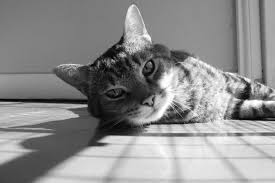
#> input picture Modue3/module3_images/image2.jpeg, 275 x 183 px
$ jupyter execute module3.ipynb
#> lines starting #> are read from the running program, lines starting #| are printed output that depends on the picture; long printed decimals are rounded
#> in demonstrate_convolution_theorem, test_image is the input picture: shape (183, 275); min 0, max 255, mean 141.4
[cell 1]
import numpy as np
import matplotlib.pyplot as plt
from scipy import signal, ndimage
import cv2

class BlurringComparison:

    def __init__(self, image):
        """
        Args:
            image: 2D grayscale image (H, W)
        """
        if len(image.shape) == 3:
            image = cv2.cvtColor(image, cv2.COLOR_BGR2GRAY)

        self.image = image.astype(np.float64)
        self.H, self.W = image.shape
#> self.H = 183; self.W = 275

    def create_gaussian_kernel(self, kernel_size=15, sigma=3.0):
        """Create Gaussian blur kernel"""
        ax = np.arange(-kernel_size // 2 + 1., kernel_size // 2 + 1.)
        xx, yy = np.meshgrid(ax, ax)

        kernel = np.exp(-(xx**2 + yy**2) / (2. * sigma**2))
        kernel = kernel / np.sum(kernel)  # Normalize

        return kernel

    def create_box_kernel(self, kernel_size=15):
        """Create box/average blur kernel"""
        kernel = np.ones((kernel_size, kernel_size))
        kernel = kernel / np.sum(kernel)  # Normalize
        return kernel

    def spatial_filtering(self, kernel):
        """
        METHOD 1: Spatial Domain Filtering (Convolution)

        Formula: g(x,y) = f(x,y) ⊗ h(x,y)
        where ⊗ denotes convolution
        """
        print("METHOD 1: SPATIAL DOMAIN FILTERING (CONVOLUTION)")

        # Perform convolution
        blurred = signal.convolve2d(self.image, kernel, mode='same', boundary='wrap')
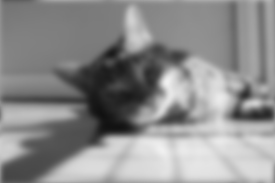
#> blurred: shape (183, 275) float64; min 17.67, max 240.7, mean 141.4

        return blurred

    def frequency_filtering(self, kernel):
        """
        METHOD 2: Frequency Domain Filtering (Multiplication)

        Steps:
        1. FFT of image: F(u,v) = FFT{f(x,y)}
        2. FFT of kernel: H(u,v) = FFT{h(x,y)}
        3. Multiply: G(u,v) = F(u,v) × H(u,v)
        4. Inverse FFT: g(x,y) = IFFT{G(u,v)}

        This proves: Convolution Theorem
        f(x,y) ⊗ h(x,y) ⟷ F(u,v) × H(u,v)
        """
        print("METHOD 2: FREQUENCY DOMAIN FILTERING (MULTIPLICATION)")

        # FIXED: Properly center the kernel first
        kh, kw = kernel.shape

        # Create a centered kernel in spatial domain
        padded_kernel = np.zeros_like(self.image)

        # Place kernel at center
        cy, cx = self.H // 2, self.W // 2
#> cy = 91; cx = 137
        ky, kx = kh // 2, kw // 2

        # Calculate placement coordinates
        y_start = cy - ky
#> y_start = 84
        y_end = y_start + kh
#> y_end = 99
        x_start = cx - kx
#> x_start = 130
        x_end = x_start + kw
#> x_end = 145

        padded_kernel[y_start:y_end, x_start:x_end] = kernel

        # Shift kernel so that center is at (0,0) for FFT
        padded_kernel = np.fft.ifftshift(padded_kernel)

        # Step 2: FFT of image
        F = np.fft.fft2(self.image)

        # Step 3: FFT of kernel
        H = np.fft.fft2(padded_kernel)

        # Step 4: Multiply in frequency domain
        G = F * H

        # Step 5: Inverse FFT
        blurred = np.fft.ifft2(G).real

        return blurred, F, H, G

    def compare_methods(self, kernel_type='gaussian', kernel_size=15, sigma=3.0):
        """
        Compare spatial and frequency domain filtering
        """
        # Create kernel
        if kernel_type == 'gaussian':
            kernel = self.create_gaussian_kernel(kernel_size, sigma)
            print(f"Kernel Type: Gaussian, Size: {kernel_size}x{kernel_size}, Sigma: {sigma}")
        else:
            kernel = self.create_box_kernel(kernel_size)
            print(f"Kernel Type: Box, Size: {kernel_size}x{kernel_size}")

        # Method 1: Spatial domain (convolution)
        spatial_result = self.spatial_filtering(kernel)

        # Method 2: Frequency domain (multiplication)
        freq_result, F, H, G = self.frequency_filtering(kernel)

        # Calculate difference
        difference = np.abs(spatial_result - freq_result)
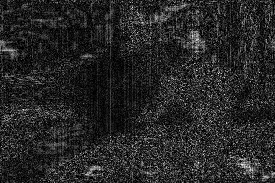
#> difference: shape (183, 275) float64; min 0, max 3.98e-13, mean 6.1e-14; drawn with min black and max white
        max_diff = np.max(difference)
#> max_diff = 3.98e-13
        mean_diff = np.mean(difference)
#> mean_diff = 6.1e-14

        print("\n" + "="*70)
        print("COMPARISON RESULTS")
        print("="*70)
        print(f"Maximum difference: {max_diff:.10f}")
#| Maximum difference: 0
        print(f"Mean difference: {mean_diff:.10f}")
#| Mean difference: 0
        print(f"Relative error: {max_diff / (np.max(self.image) + 1e-10):.10f}")
#| Relative error: 0

        if max_diff < 1e-3:
            print("PROOF VERIFIED: Convolution in space = Multiplication in frequency!")
        else:
            print("Small numerical differences due to floating point precision")

        print("="*70 + "\n")

        return spatial_result, freq_result, difference, kernel, F, H, G

    def visualize_complete(self, kernel_type='gaussian', kernel_size=15, sigma=3.0):
        """
        Create comprehensive visualization showing all steps
        """
        spatial_result, freq_result, difference, kernel, F, H, G = \
            self.compare_methods(kernel_type, kernel_size, sigma)

        # Create figure
        fig = plt.figure(figsize=(20, 12))

        # Row 1: Spatial Domain
        # Original Image
        ax1 = plt.subplot(3, 5, 1)
        plt.imshow(self.image, cmap='gray')
        plt.title('Original Image\nf(x,y)', fontsize=12, fontweight='bold')
        plt.axis('off')

        # Spatial Kernel
        ax2 = plt.subplot(3, 5, 2)
        plt.imshow(kernel, cmap='hot')
        plt.title(f'Spatial Kernel\nh(x,y)\n{kernel_type} {kernel_size}×{kernel_size}',
                 fontsize=12, fontweight='bold')
        plt.colorbar(shrink=0.8)
        plt.axis('off')

        # Convolution symbol
        ax3 = plt.subplot(3, 5, 3)
        ax3.text(0.5, 0.5, '⊗\n(Convolution)',
                ha='center', va='center', fontsize=30, fontweight='bold')
        ax3.set_xlim(0, 1)
        ax3.set_ylim(0, 1)
        ax3.axis('off')

        # Spatial Result
        ax4 = plt.subplot(3, 5, 4)
        plt.imshow(spatial_result, cmap='gray')
        plt.title('Spatial Domain Result\ng(x,y) = f(x,y) ⊗ h(x,y)',
                 fontsize=12, fontweight='bold', color='blue')
        plt.axis('off')

        # Row 2: Frequency Domain
        # Image FFT (magnitude)
        ax5 = plt.subplot(3, 5, 6)
        magnitude_F = np.log(1 + np.abs(np.fft.fftshift(F)))
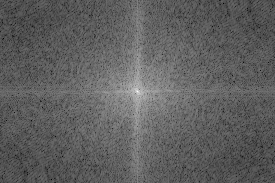
#> magnitude_F: shape (183, 275) float64; min 2.2, max 15.78, mean 7.3; drawn with min black and max white
        plt.imshow(magnitude_F, cmap='viridis')
        plt.title('Image FFT (log magnitude)\nF(u,v) = FFT{f(x,y)}',
                 fontsize=12, fontweight='bold')
        plt.colorbar(shrink=0.8)
        plt.axis('off')

        # Kernel FFT (magnitude)
        ax6 = plt.subplot(3, 5, 7)
        magnitude_H = np.log(1 + np.abs(np.fft.fftshift(H)))
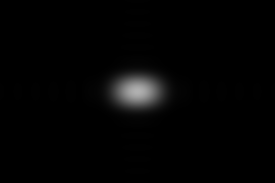
#> magnitude_H: shape (183, 275) float64; min 1.11e-09, max 0.693, mean 0.0155
        plt.imshow(magnitude_H, cmap='hot')
        plt.title('Kernel FFT (log magnitude)\nH(u,v) = FFT{h(x,y)}',
                 fontsize=12, fontweight='bold')
        plt.colorbar(shrink=0.8)
        plt.axis('off')

        # Multiplication symbol
        ax7 = plt.subplot(3, 5, 8)
        ax7.text(0.5, 0.5, '×\n(Multiplication)',
                ha='center', va='center', fontsize=30, fontweight='bold')
        ax7.set_xlim(0, 1)
        ax7.set_ylim(0, 1)
        ax7.axis('off')

        # Result FFT (magnitude)
        ax8 = plt.subplot(3, 5, 9)
        magnitude_G = np.log(1 + np.abs(np.fft.fftshift(G)))
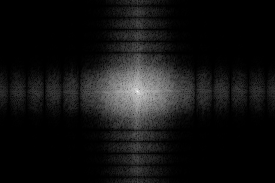
#> magnitude_G: shape (183, 275) float64; min 2.09e-07, max 15.78, mean 1.19; drawn with min black and max white
        plt.imshow(magnitude_G, cmap='viridis')
        plt.title('Result FFT (log magnitude)\nG(u,v) = F(u,v) × H(u,v)',
                 fontsize=12, fontweight='bold')
        plt.colorbar(shrink=0.8)
        plt.axis('off')

        # IFFT arrow
        ax9 = plt.subplot(3, 5, 10)
        ax9.annotate('', xy=(0.5, 0.2), xytext=(0.5, 0.8),
                    arrowprops=dict(arrowstyle='->', lw=3, color='green'))
        ax9.text(0.5, 0.5, 'IFFT', ha='center', va='center',
                fontsize=16, fontweight='bold', color='green')
        ax9.set_xlim(0, 1)
        ax9.set_ylim(0, 1)
        ax9.axis('off')

        # Row 3: Comparison
        # Frequency Result
        ax10 = plt.subplot(3, 5, 11)
        plt.imshow(freq_result, cmap='gray')
        plt.title('Frequency Domain Result\ng(x,y) = IFFT{F(u,v) × H(u,v)}',
                 fontsize=12, fontweight='bold', color='green')
        plt.axis('off')

        # Difference
        ax11 = plt.subplot(3, 5, 12)
        diff_display = difference.copy()
        # Scale difference for visibility
        if np.max(diff_display) > 0:
            diff_display = diff_display / np.max(diff_display) * 255
        plt.imshow(diff_display, cmap='hot')
        plt.title(f'Absolute Difference\nMax: {np.max(difference):.2e}',
                 fontsize=12, fontweight='bold')
        plt.colorbar(shrink=0.8)
        plt.axis('off')

        # Statistics
        ax12 = plt.subplot(3, 5, 13)
        methods_equal = np.allclose(spatial_result, freq_result, rtol=1e-3, atol=1e-3)
#> methods_equal = True
        status = "PROVEN!" if methods_equal else "Check"
#> status = 'PROVEN!'

        stats_text = f"""
VERIFICATION:

Max Difference: {np.max(difference):.2e}
Mean Difference: {np.mean(difference):.2e}

Methods Equal: {methods_equal}

CONVOLUTION THEOREM:
f(x,y) ⊗ h(x,y) ⟷ F(u,v) × H(u,v)

{status}
        """
        color = 'lightgreen' if methods_equal else 'lightyellow'
#> color = 'lightgreen'
        ax12.text(0.1, 0.5, stats_text, ha='left', va='center',
                 fontsize=11, family='monospace',
                 bbox=dict(boxstyle='round', facecolor=color, alpha=0.8))
        ax12.set_xlim(0, 1)
        ax12.set_ylim(0, 1)
        ax12.axis('off')

        # Kernel cross-section
        ax13 = plt.subplot(3, 5, 14)
        center_row = kernel[kernel.shape[0]//2, :]
#> center_row = [0.00119, 0.00245, 0.00452, 0.00745, 0.011, 0.0145, 0.0171, 0.0181, 0.0171, 0.0145, 0.011, 0.00745, 0.00452, 0.00245, 0.00119]
        plt.plot(center_row, 'b-', linewidth=2)
        plt.title('Kernel Cross-Section', fontsize=12, fontweight='bold')
        plt.xlabel('Position')
        plt.ylabel('Weight')
        plt.grid(True, alpha=0.3)

        # Frequency response
        ax14 = plt.subplot(3, 5, 15)
        H_centered = np.fft.fftshift(H)
        freq_response = np.abs(H_centered[H_centered.shape[0]//2, :])
#> freq_response = 275 values, max 1 at index 137, min 6.22e-06 at index 230, mean 0.137
        plt.plot(freq_response, 'r-', linewidth=2)
        plt.title('Frequency Response', fontsize=12, fontweight='bold')
        plt.xlabel('Frequency')
        plt.ylabel('Magnitude')
        plt.grid(True, alpha=0.3)

        plt.suptitle('PROOF: Convolution in Spatial Domain = Multiplication in Frequency Domain',
                    fontsize=16, fontweight='bold', y=0.98)

        plt.tight_layout()
        return fig


# ==================== DEMONSTRATION WITH DIFFERENT KERNELS ====================

def demonstrate_convolution_theorem():
    """Complete demonstration with multiple kernel types"""

    # Load image
    test_image = cv2.imread('module3_images/image2.jpeg', cv2.IMREAD_GRAYSCALE)

    # Test 1: Gaussian Blur
    print("\n" + "="*70)
    print("TEST 1: GAUSSIAN BLUR")
    print("="*70)
    comparator = BlurringComparison(test_image)
    fig1 = comparator.visualize_complete(kernel_type='gaussian', kernel_size=15, sigma=3.0)
    plt.show()
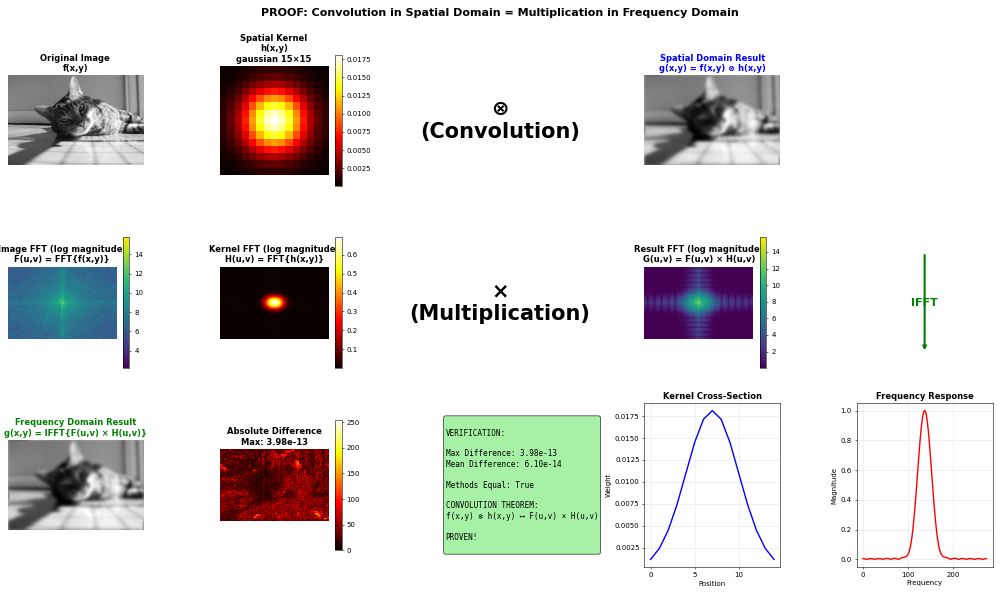
#> figure drawn by matplotlib, 15 panels; panel 14: curve peaks at x = 7, y = 0.0181; panel 15: curve peaks at x = 137, y = 1

    # Test 2: Box Blur
    print("\n" + "="*70)
    print("TEST 2: BOX BLUR")
    print("="*70)
    comparator2 = BlurringComparison(test_image)
    fig2 = comparator2.visualize_complete(kernel_type='box', kernel_size=11)
#> call 2 of visualize_complete, with kernel_type = 'box', kernel_size = 11, sigma = 3
#> call 2 of compare_methods, with kernel_type = 'box', kernel_size = 11, sigma = 3
#> in compare_methods (call 2), `difference = np.abs(spatial_result - freq_result)`:
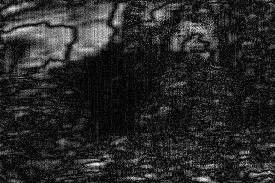
#> difference: shape (183, 275) float64; min 0, max 5.12e-13, mean 7.98e-14; drawn with min black and max white
#> in compare_methods (call 2), `max_diff = np.max(difference)`: max_diff = 5.12e-13
#> in compare_methods (call 2), `mean_diff = np.mean(difference)`: mean_diff = 7.98e-14
#| Maximum difference: 0
#| Mean difference: 0
#| Relative error: 0
#> in visualize_complete (call 2), `magnitude_H = np.log(1 + np.abs(np.fft.fftshift(H)))`:
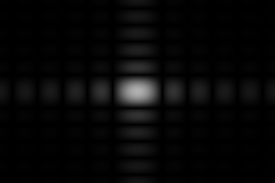
#> magnitude_H: shape (183, 275) float64; min 0, max 0.693, mean 0.0287
#> in visualize_complete (call 2), `magnitude_G = np.log(1 + np.abs(np.fft.fftshift(G)))`:
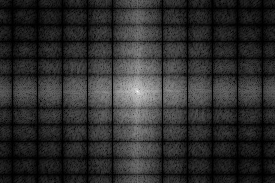
#> magnitude_G: shape (183, 275) float64; min 0, max 15.78, mean 2.8; drawn with min black and max white
#> in visualize_complete (call 2), `center_row = kernel[kernel.shape[0]//2, :]`: center_row = [0.00826, 0.00826, 0.00826, 0.00826, 0.00826, 0.00826, 0.00826, 0.00826, 0.00826, 0.00826, 0.00826]
#> in visualize_complete (call 2), `freq_response = np.abs(H_centered[H_centered.shape[0]//2, :])`: freq_response = 275 values, max 1 at index 137, min 0 at index 112, mean 0.178
    plt.show()
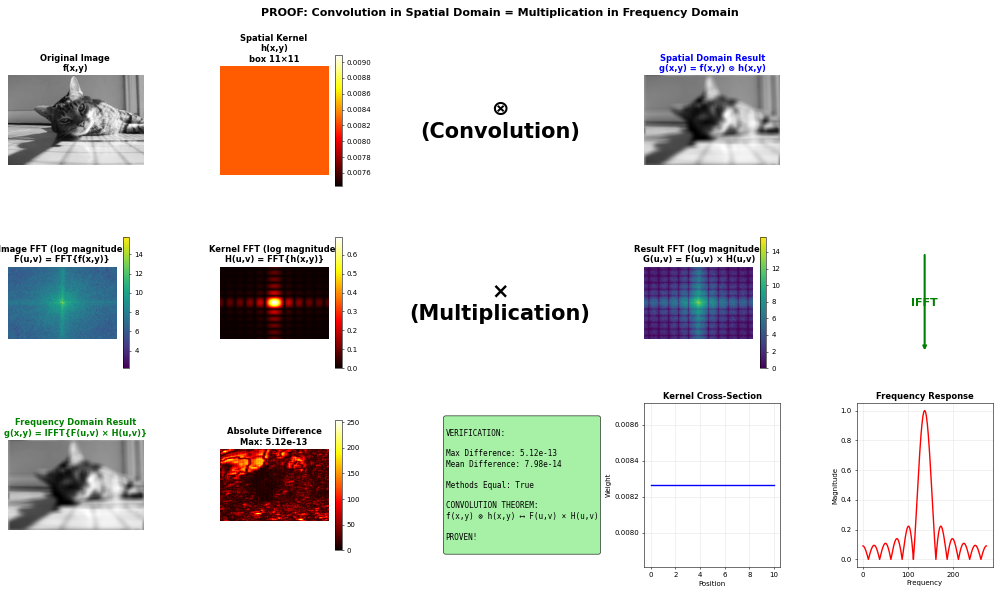
#> figure drawn by matplotlib, 15 panels; panel 15: curve peaks at x = 137, y = 1

# ==================== RUN COMPLETE DEMONSTRATION ====================

if __name__ == "__main__":
    # Run visual demonstrations
    demonstrate_convolution_theorem()

$ run again, with Modue3/module3_images/image1.jpeg copied over Modue3/module3_images/image2.jpeg
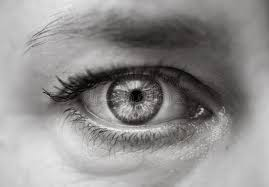
#> input picture Modue3/module3_images/image1.jpeg, 269 x 187 px
#> max_diff = 4.26e-13
#> mean_diff = 6.94e-14
#| Maximum difference: 0
#| Mean difference: 0
#| Relative error: 0
#> methods_equal = True
#> status = 'PROVEN!'
#> color = 'lightgreen'
#> center_row = [0.00119, 0.00245, 0.00452, 0.00745, 0.011, 0.0145, 0.0171, 0.0181, 0.0171, 0.0145, 0.011, 0.00745, 0.00452, 0.00245, 0.00119]
#> freq_response = 269 values, max 1 at index 134, min 2.63e-05 at index 43, mean 0.137
#> in compare_methods (call 2), `difference = np.abs(spatial_result - freq_result)`:
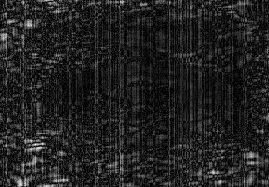
#> difference: shape (187, 269) float64; min 0, max 5.4e-13, mean 7.14e-14; drawn with min black and max white
#> max_diff = 5.4e-13
#> mean_diff = 7.14e-14
#| Maximum difference: 0
#| Mean difference: 0
#| Relative error: 0
#> in visualize_complete (call 2), `magnitude_G = np.log(1 + np.abs(np.fft.fftshift(G)))`:
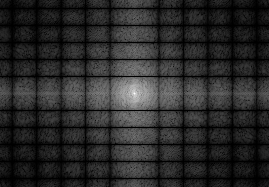
#> magnitude_G: shape (187, 269) float64; min 0, max 15.8, mean 2.58; drawn with min black and max white
#> center_row = [0.00826, 0.00826, 0.00826, 0.00826, 0.00826, 0.00826, 0.00826, 0.00826, 0.00826, 0.00826, 0.00826]
#> freq_response = 269 values, max 1 at index 134, min 0.00196 at index 85, mean 0.178

$ run again, with Modue3/module3_images/image3.jpeg copied over Modue3/module3_images/image2.jpeg
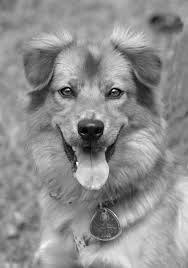
#> input picture Modue3/module3_images/image3.jpeg, 188 x 268 px
#> in demonstrate_convolution_theorem, test_image is the input picture: shape (268, 188); min 0, max 255, mean 142.6
#> max_diff = 3.98e-13
#> mean_diff = 6.63e-14
#| Maximum difference: 0
#| Mean difference: 0
#| Relative error: 0
#> methods_equal = True
#> status = 'PROVEN!'
#> color = 'lightgreen'
#> center_row = [0.00119, 0.00245, 0.00452, 0.00745, 0.011, 0.0145, 0.0171, 0.0181, 0.0171, 0.0145, 0.011, 0.00745, 0.00452, 0.00245, 0.00119]
#> freq_response = 188 values, max 1 at index 94, min 0.000139 at index 6, mean 0.137
#| Maximum difference: 0
#| Mean difference: 0
#| Relative error: 0
#> in visualize_complete (call 2), `magnitude_G = np.log(1 + np.abs(np.fft.fftshift(G)))`:
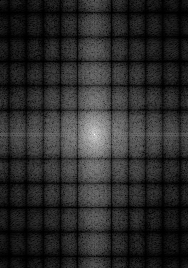
#> magnitude_G: shape (268, 188) float64; min 0.00193, max 15.79, mean 2.6; drawn with min black and max white
#> center_row = [0.00826, 0.00826, 0.00826, 0.00826, 0.00826, 0.00826, 0.00826, 0.00826, 0.00826, 0.00826, 0.00826]
#> freq_response = 188 values, max 1 at index 94, min 0.00542 at index 111, mean 0.178
